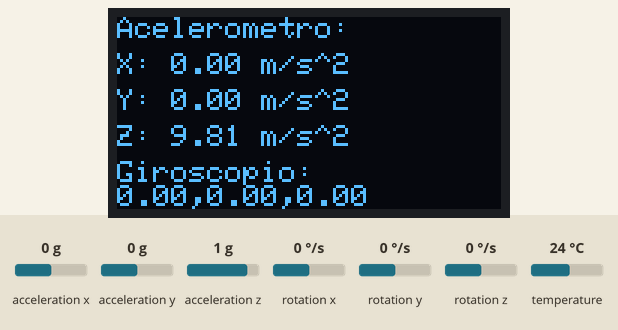
Bench run of a sketch on a simulated ESP32. On the bench: 128×64 one-colour display. The test bench sets the inputs (shaded band); at power-on: acceleration x 0 g, acceleration y 0 g, acceleration z 1 g, rotation x 0 °/s, rotation y 0 °/s, rotation z 0 °/s, temperature 24 °C. WiFi joins after 1.5 s; servers stay silent unless stated; no MQTT or app messages arrive unless stated; what the sketch prints to the serial monitor is not drawn.

Above: at 11.4 s.
11.5 s: acceleration x set to -1.4 g
At 12.4 s:
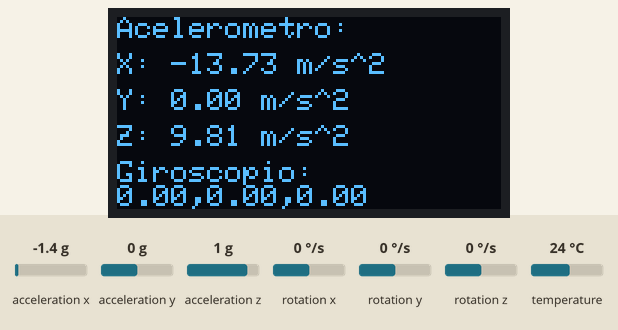
13.3 s: acceleration y set to -1.4 g
At 14.6 s:
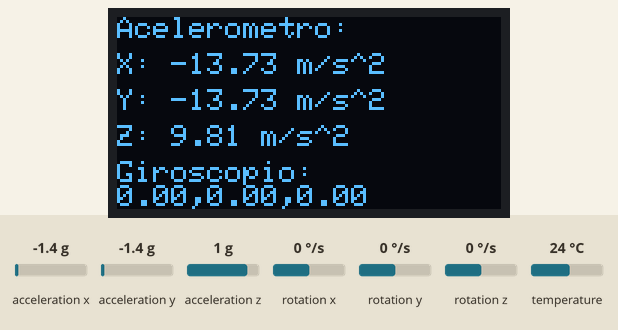
15.4 s: acceleration z set to -1.4 g
At 16.8 s:
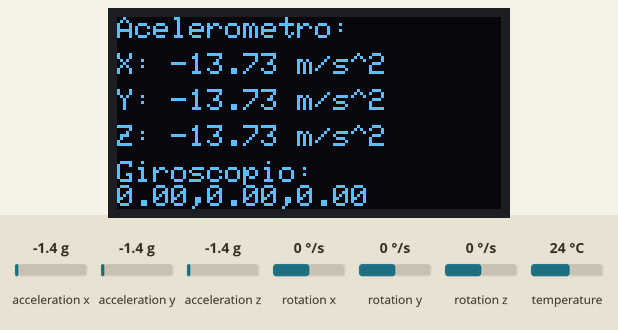
19.6 s: rotation x set to -192 °/s
At 21.2 s:
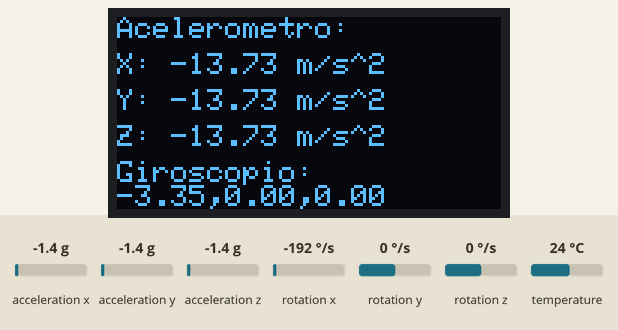
21.7 s: rotation y set to -192 °/s
At 23.4 s:
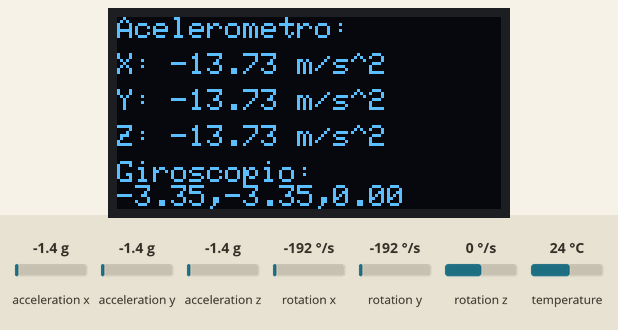
Timing chart, 0 to 24.8 s (numbered marks = the images above; inputs shaded):
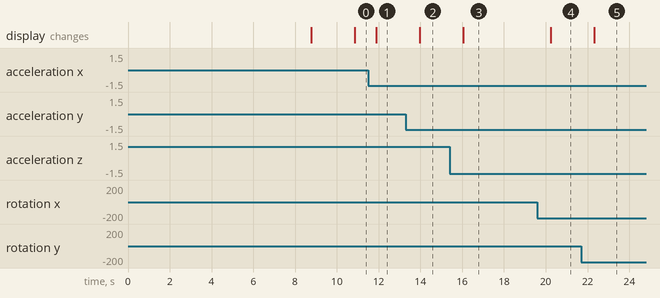

The sketch:

cod.ino
```cpp
//Autor: Fábio Henrique Cabrini
//Resumo: Esse programa possibilita ligar e desligar o led onboard, além de mandar o status para o Broker MQTT possibilitando o Helix saber
//se o led está ligado ou desligado.
//Revisões:
//Rev1: 26-08-2023 Código portado para o ESP32 e para realizar a leitura de luminosidade e publicar o valor em um tópico aprorpiado do broker
//Autor Rev1: Lucas Demetrius Augusto
//Rev2: 28-08-2023 Ajustes para o funcionamento no FIWARE Descomplicado
//Autor Rev2: Fábio Henrique Cabrini
//Rev3: 1-11-2023 Refinamento do código e ajustes para o funcionamento no FIWARE Descomplicado
//Autor Rev3: Fábio Henrique Cabrini
#include <WiFi.h>
#include <PubSubClient.h>
#include <Wire.h>

#include <Adafruit_MPU6050.h>
#include <Adafruit_Sensor.h>

#include <Adafruit_SSD1306.h>
#include <Adafruit_GFX.h>

// Configurações - variáveis editáveis
const char* default_SSID = "Wokwi-GUEST"; // Nome da rede Wi-Fi
const char* default_PASSWORD = ""; // Senha da rede Wi-Fi
const char* default_BROKER_MQTT = "46.17.108.113"; // IP do Broker MQTT
const int default_BROKER_PORT = 1883; // Porta do Broker MQTT
const char* default_TOPICO_SUBSCRIBE = "/TEF/dreamGuard/cmd"; // Tópico MQTT de escuta
const char* default_TOPICO_PUBLISH_1 = "/TEF/dreamGuard/attrs"; // Tópico MQTT de envio de informações para Broker
const char* default_TOPICO_PUBLISH_2 = "/TEF/dreamGuard/attrs/accelX"; // Tópico MQTT de envio de informações para Broker
const char* default_TOPICO_PUBLISH_3 = "/TEF/dreamGuard/attrs/accelY";
const char* default_TOPICO_PUBLISH_4 = "/TEF/dreamGuard/attrs/accelZ";
const char* default_TOPICO_PUBLISH_5 = "/TEF/dreamGuard/attrs/gX";
const char* default_TOPICO_PUBLISH_6 = "/TEF/dreamGuard/attrs/gY";
const char* default_TOPICO_PUBLISH_7 = "/TEF/dreamGuard/attrs/gZ";
const char* default_ID_MQTT = "fiware_dreamGuard"; // ID MQTT

const int default_D4 = 2; // Pino do LED onboard

const char* topicPrefix = "dreamGuard";

// Declaração da variável para o prefixo do tópico
#define SCREEN_WIDTH 128 // OLED display width, in pixels
#define SCREEN_HEIGHT 64 // OLED display height, in pixels
#define OLED_RESET 4

Adafruit_SSD1306 display(SCREEN_WIDTH, SCREEN_HEIGHT, &Wire);
Adafruit_MPU6050 mpu;

// Defina uma variável global para armazenar os valores do acelerômetro
float accelX, accelY, accelZ;
float gX, gY, gZ;

// Variáveis para configurações editáveis
char* SSID = const_cast<char*>(default_SSID);
char* PASSWORD = const_cast<char*>(default_PASSWORD);
char* BROKER_MQTT = const_cast<char*>(default_BROKER_MQTT);
int BROKER_PORT = default_BROKER_PORT;
char* TOPICO_SUBSCRIBE = const_cast<char*>(default_TOPICO_SUBSCRIBE);
char* TOPICO_PUBLISH_1 = const_cast<char*>(default_TOPICO_PUBLISH_1);
char* TOPICO_PUBLISH_2 = const_cast<char*>(default_TOPICO_PUBLISH_2);
char* TOPICO_PUBLISH_3 = const_cast<char*>(default_TOPICO_PUBLISH_3);
char* TOPICO_PUBLISH_4 = const_cast<char*>(default_TOPICO_PUBLISH_4);
char* TOPICO_PUBLISH_5 = const_cast<char*>(default_TOPICO_PUBLISH_5);
char* TOPICO_PUBLISH_6 = const_cast<char*>(default_TOPICO_PUBLISH_6);
char* TOPICO_PUBLISH_7 = const_cast<char*>(default_TOPICO_PUBLISH_7);
char* ID_MQTT = const_cast<char*>(default_ID_MQTT);
int D4 = default_D4;

WiFiClient espClient;
PubSubClient MQTT(espClient);
char EstadoSaida = '0';

void initSerial() {
    Serial.begin(115200);
}

void initWiFi() {
    delay(10);
    Serial.println("------Conexao WI-FI------");
    Serial.print("Conectando-se na rede: ");
    Serial.println(SSID);
    Serial.println("Aguarde");
    reconectWiFi();
}

void initMQTT() {
    MQTT.setServer(BROKER_MQTT, BROKER_PORT);
    MQTT.setCallback(mqtt_callback);
}

void setup() {
    InitOutput();
    initSerial();
    initWiFi();
    initMQTT();
    delay(5000);

    if (!display.begin(SSD1306_SWITCHCAPVCC, 0x3C)) { // Address 0x3C for 128x32
    Serial.println(F("SSD1306 allocation failed"));
    for (;;) // Don't proceed, loop forever
      delay(10);
    }

    display.clearDisplay();
    display.setTextSize(2);
    display.setTextColor(WHITE, 0);
    display.setCursor(35, 10);
    display.print("ESP32");
    display.setCursor(25, 40);
    display.print("MPU6050");
    display.display();

    // Try to initialize!
    if (!mpu.begin()) {
      Serial.println("Failed to find MPU6050 chip");
      while (1) {
        delay(10);
      }
    }

    mpu.setAccelerometerRange(MPU6050_RANGE_8_G);
    mpu.setGyroRange(MPU6050_RANGE_250_DEG);
    mpu.setFilterBandwidth(MPU6050_BAND_21_HZ);
    Serial.println("");
    delay(1000);

    MQTT.publish(TOPICO_PUBLISH_1, "s|on");
}

void reconectWiFi() {
    if (WiFi.status() == WL_CONNECTED)
        return;
    WiFi.begin(SSID, PASSWORD);
    while (WiFi.status() != WL_CONNECTED) {
        delay(100);
        Serial.print(".");
    }
    Serial.println();
    Serial.println("Conectado com sucesso na rede ");
    Serial.print(SSID);
    Serial.println("IP obtido: ");
    Serial.println(WiFi.localIP());

    // Garantir que o LED inicie desligado
    digitalWrite(D4, LOW);
}

void mqtt_callback(char* topic, byte* payload, unsigned int length) {
    String msg;
    for (int i = 0; i < length; i++) {
        char c = (char)payload[i];
        msg += c;
    }
    Serial.print("- Mensagem recebida: ");
    Serial.println(msg);

    // Forma o padrão de tópico para comparação
    String onTopic = String(topicPrefix) + "@on|";
    String offTopic = String(topicPrefix) + "@off|";

    // Compara com o tópico recebido
    if (msg.equals(onTopic)) {
        digitalWrite(D4, HIGH);
        EstadoSaida = '1';
    }

    if (msg.equals(offTopic)) {
        digitalWrite(D4, LOW);
        EstadoSaida = '0';
    }
}

void VerificaConexoesWiFIEMQTT() {
    if (!MQTT.connected())
        reconnectMQTT();
    reconectWiFi();
}

void EnviaEstadoOutputMQTT() {
    if (EstadoSaida == '1') {
        MQTT.publish(TOPICO_PUBLISH_1, "s|on");
        Serial.println("- Led Ligado");
    }

    if (EstadoSaida == '0') {
        MQTT.publish(TOPICO_PUBLISH_1, "s|off");
        Serial.println("- Led Desligado");
    }
    Serial.println("- Estado do LED onboard enviado ao broker!");
    delay(1000);
}

void InitOutput() {
    pinMode(D4, OUTPUT);
    digitalWrite(D4, HIGH);
    boolean toggle = false;

    for (int i = 0; i <= 10; i++) {
        toggle = !toggle;
        digitalWrite(D4, toggle);
        delay(200);
    }
}

void reconnectMQTT() {
    while (!MQTT.connected()) {
        Serial.print("* Tentando se conectar ao Broker MQTT: ");
        Serial.println(BROKER_MQTT);
        if (MQTT.connect(ID_MQTT)) {
            Serial.println("Conectado com sucesso ao broker MQTT!");
            MQTT.subscribe(TOPICO_SUBSCRIBE);
        } else {
            Serial.println("Falha ao reconectar no broker.");
            Serial.println("Haverá nova tentativa de conexão em 2s");
            delay(2000);
        }
    }
}

void leituraMPU() {
    /* Get new sensor events with the readings */
  sensors_event_t a, g, temp;
  mpu.getEvent(&a, &g, &temp);

  accelX = a.acceleration.x;
  accelY = a.acceleration.y;
  accelZ = a.acceleration.z;

  gX = g.gyro.x;
  gY = g.gyro.y;
  gZ = g.gyro.z;

  display.clearDisplay();
  display.setTextSize(1);
  display.setTextColor(WHITE, 0);
  display.setCursor(0, 0);
  display.print("Acelerometro: ");
  display.setCursor(0, 12);
  display.print("X: ");
  display.print(accelX);
  display.print(" m/s^2");

  display.setCursor(0, 24); // Mova o cursor para a próxima linha
  display.print("Y: ");
  display.print(accelY);
  display.print(" m/s^2");

  display.setCursor(0, 36); // Mova o cursor para a próxima linha
  display.print("Z: ");
  display.print(accelZ);
  display.print(" m/s^2");

  display.setCursor(0, 48);
  display.println("Giroscopio:");
  display.print(gX);
  display.print(",");
  display.print(gY);
  display.print(",");
  display.print(gZ);

  display.display();

  String aceleracaoX = String(accelX);
  MQTT.publish(TOPICO_PUBLISH_2, aceleracaoX.c_str());

  String aceleracaoY = String(accelY);
  MQTT.publish(TOPICO_PUBLISH_3, aceleracaoY.c_str());

  String aceleracaoZ = String(accelZ);
  MQTT.publish(TOPICO_PUBLISH_4, aceleracaoZ.c_str());

  String giroscopioX = String(gX);
  MQTT.publish(TOPICO_PUBLISH_5, giroscopioX.c_str());

  String giroscopioY = String(gY);
  MQTT.publish(TOPICO_PUBLISH_6, giroscopioY.c_str());

  String giroscopioZ = String(gZ);
  MQTT.publish(TOPICO_PUBLISH_7, giroscopioZ.c_str());

  delay(10);
}

void loop() {
    VerificaConexoesWiFIEMQTT();
    EnviaEstadoOutputMQTT();
    leituraMPU();
    MQTT.loop();
}
```

Measured:
- after the input at 11.5 s, the display: changes after 0.39 s (image 1)
- after the input at 13.3 s, the display: changes after 0.68 s (image 2)
- after the input at 15.4 s, the display: changes after 0.66 s (image 3)
- after the input at 19.6 s, the display: changes after 0.63 s (image 4)
- after the input at 21.7 s, the display: changes after 0.61 s (image 5)
